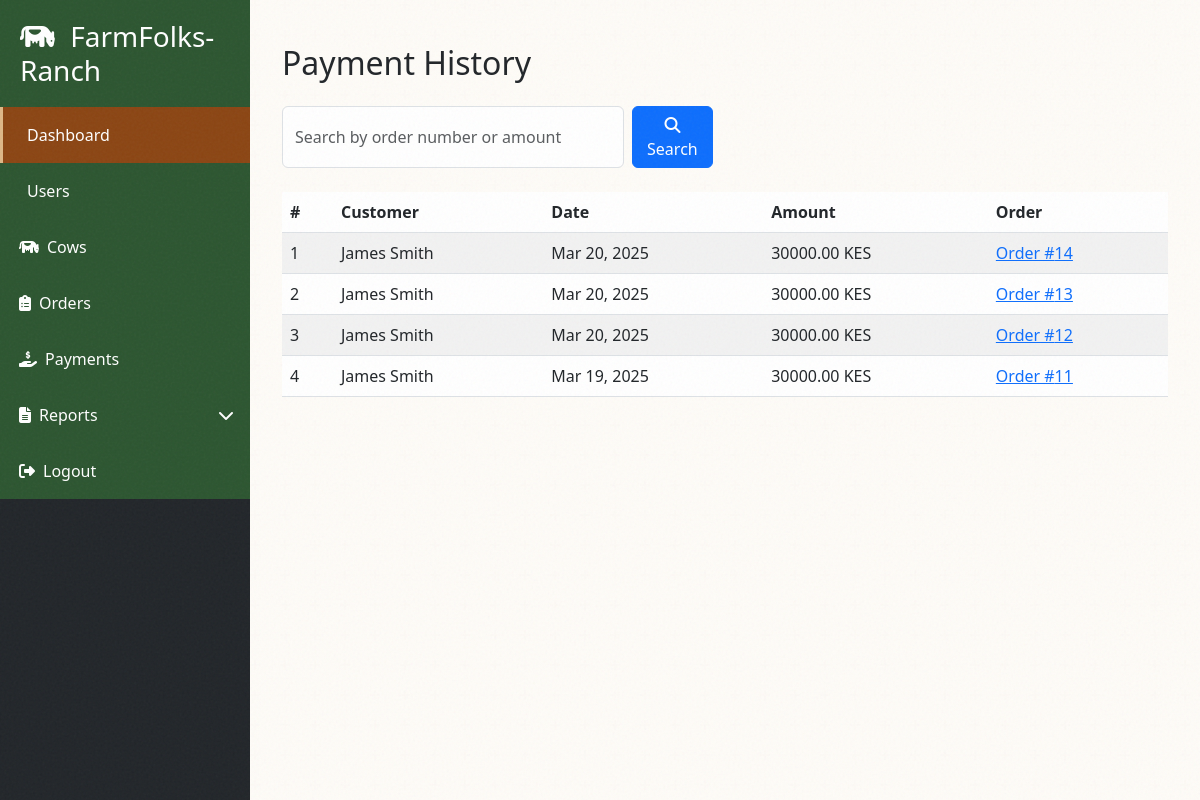
The app's page /payments/ (signed in) with its own data.
### payments/models.py (models this page shows, shortened)
class Payment(AbstractBaseModel):
    order = models.ForeignKey("orders.Order", on_delete=models.CASCADE)
    amount = models.DecimalField(max_digits=10, decimal_places=2)
    payment_method = models.CharField(max_length=255)

### orders/models.py (models this page shows, shortened)
class Order(AbstractBaseModel):
    user = models.ForeignKey("users.User", on_delete=models.CASCADE)
    total_cost = models.DecimalField(max_digits=100, decimal_places=2)
    amount_paid = models.DecimalField(max_digits=100, decimal_places=2, default=0)
    status = models.CharField(max_length=255, choices=STATUS_CHOICES)
    receiver = models.ForeignKey("users.User", on_delete=models.CASCADE, related_name='ordersreceiver', null=True, blank=True)
    payment_reference = models.CharField(max_length=255, null=True, blank=True)
    payment_method = models.CharField(max_length=255, null=True, blank=True)
    payment_url = models.URLField(null=True, blank=True)

### users/models.py (models this page shows, shortened)
class User(AbstractBaseModel, AbstractUser):
    role = models.CharField(max_length=20, default="Customer")
    gender = models.CharField(max_length=10, null=True, blank=True)
    phone_number = models.CharField(max_length=10, null=True, blank=True)
    address = models.TextField(null=True, blank=True)
    city = models.CharField(max_length=100, null=True, blank=True)
    county = models.CharField(max_length=100, null=True, blank=True)
    country = models.CharField(max_length=100, null=True, blank=True)
    profile_picture = models.ImageField(upload_to="profile_pictures/", null=True, blank=True)
    def name(self):
        return f"{self.first_name} {self.last_name}"

### payments/views.py (the view, shortened to what this page needs)
# urls.py: path('payments/', include('payments.urls')),
@login_required
def payments(request):
    payments = Payment.objects.all()
    if not request.user.is_superuser:
        payments = payments.filter(
            Q(order__receiver=request.user) |
            Q(order__user=request.user)
        )
    search_query = request.GET.get('search')
    payment_method = request.GET.get('payment_method')
    date_from = request.GET.get('date_from')
    date_to = request.GET.get('date_to')
    status = request.GET.get('status')
    if payment_method:
        payments = payments.filter(payment_method=payment_method)
    if date_from:
        payments = payments.filter(created_at__gte=date_from)
    if date_to:
        payments = payments.filter(created_at__lte=date_to)
    if status:
        payments = payments.filter(order__status=status)
    payments = payments.order_by('-created_at')
    context = {
        'payments': payments,
        'search_query': search_query or '',
        'payment_method': payment_method or '',
        'date_from': date_from or '',
        'date_to': date_to or '',
        'status': status or '',
        'payment_method_choices': Payment.objects.values_list('payment_method', flat=True).distinct(),
        'status_choices': Order.objects.values_list('status', flat=True).distinct(),
    }
    return render(request, 'payments/payments.html', context)

### templates/payments/payments.html (shortened to what this page needs)
{% extends 'dashboard_base.html' %}
{% load static %}
{% block content %}
<div class="container my-4">
    <h2 class="mb-4">Payment History</h2>
    <div class="row mb-4">
        <div class="col-md-6">
            <form method="get" class="d-flex">
                <input type="text" name="search" class="form-control me-2"
                       placeholder="Search by order number or amount"
                       value="{{ request.GET.search|default:'' }}"
                       aria-label="Search payments">
                <button type="submit" class="btn btn-primary">
                    <i class="fas fa-search"></i> Search
                </button>
            </form>
        </div>
    </div>
    {% if payments %}
        <div class="table-responsive">
            <table class="table table-striped">
                <thead>
                    <tr>
                        <th>#</th>
                        <th>Customer</th>
                        <th>Date</th>
                        <th>Amount</th>
                        <th>Order</th>
                    </tr>
                </thead>
                <tbody>
                    {% for payment in payments %}
                        <tr>
                            <td>{{ forloop.counter }}</td>
                            <td>{{ payment.order.user.name }}</td>
                            <td>{{ payment.created_at|date:"M d, Y" }}</td>
                            <td>{{ payment.amount|floatformat:2 }} KES</td>
                            <td>
                                {% if payment.order %}
                                    <a href="{% url 'order-detail' payment.order.id %}">Order #{{ payment.order.id }}</a>
                                {% else %}
                                    N/A
                                {% endif %}
                            </td>
                        </tr>
                    {% endfor %}
                </tbody>
            </table>
        </div>
    {% endif %}
</div>
{% endblock %}

### templates/dashboard_base.html (style rules this page uses)
:root { --ranch-green: #2C5530; --ranch-brown: #8B4513; --ranch-tan: #DEB887; --ranch-light: #F5DEB3; --ranch-dark: #1C3320; }
body { margin: 0; padding: 0; background-color: var(--ranch-light); font-family: 'Segoe UI', system-ui, -apple-system, sans-serif; }
body::before { content: ''; position: fixed; top: 0; left: 0; width: 100%; height: 100%; opacity: 0.05; pointer-events: none; z-index: 1; }

### records on screen
Payment: order.user.name "James Smith", created_at "Mar 20, 2025", amount "30000.00", order.id "14"
Payment: order.user.name "James Smith", created_at "Mar 20, 2025", amount "30000.00", order.id "13"
Payment: order.user.name "James Smith", created_at "Mar 20, 2025", amount "30000.00", order.id "12"
Payment: order.user.name "James Smith", created_at "Mar 19, 2025", amount "30000.00", order.id "11"
